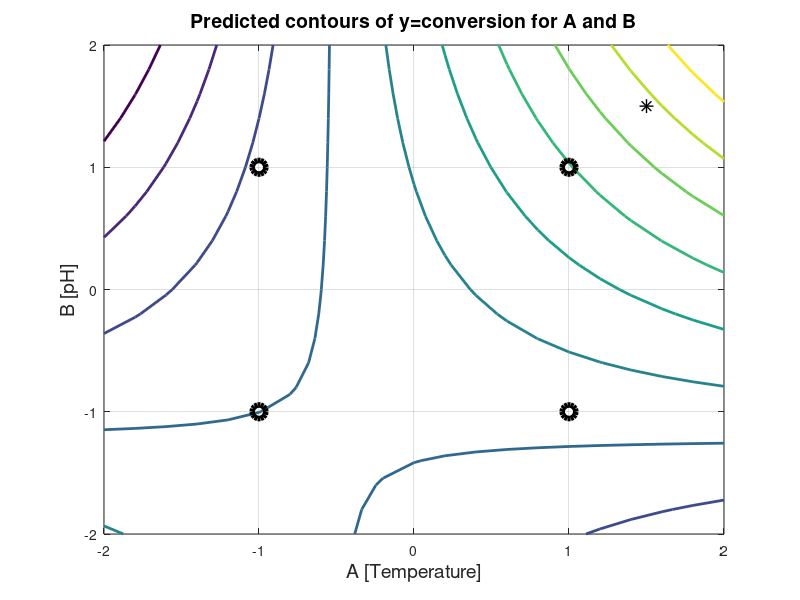

Reproduce this figure in MATLAB. (Note: this script raises an error after producing the figure.)
X = [1    -1    -1    -1; ...
     1     1    -1    -1; ...
     1    -1     1    -1; ...
     1     1     1    -1; ...
     1    -1    -1     1; ...
     1     1    -1     1; ...
     1    -1     1     1; ...
     1     1     1     1];
X(:,5) = X(:,2) .* X(:,3);
X(:,6) = X(:,2) .* X(:,4);
X(:,7) = X(:,3) .* X(:,4);
X(:,8) = X(:,2) .* X(:,3) .* X(:,4);
y = [72, 73, 66, 87, 70, 73, 67, 87]';
inv(X'*X)  % verify that X is orthogonal
b=inv(X'*X) * X'*y

[A,B] = meshgrid(-2:.2:2, -2:.2:2);
y_hat = b(1) + b(2) .*A + b(3).*B + b(5) .* A .* B;

contour(A, B, y_hat, 'LineWidth', 2)
xlabel('A [Temperature]', 'FontSize', 14)
ylabel('B [pH]', 'FontSize', 14)
title('Predicted contours of y=conversion for A and B', 'FontSize', 14)
hold on
grid on
plot(-1, -1, 'ko', 'Markersize', 10, 'LineWidth',4)
plot(+1, -1, 'ko', 'Markersize', 10, 'LineWidth',4)
plot(-1, +1, 'ko', 'Markersize', 10, 'LineWidth',4)
plot(+1, +1, 'ko', 'Markersize', 10, 'LineWidth',4)
plot(+1.5, +1.5, 'k*', 'Markersize', 10, 'LineWidth',1)
% Add a colour bar; use a perceptually uniform, colourblind-safe map
% (parula) rather than the rainbow hsv map. The committed PNG is now
% generated by chemical_reaction_contours.py (matplotlib, viridis).
colormap(parula)
axis equal
colorbar
print -dpng -r200 chemical-reaction-contours.png
